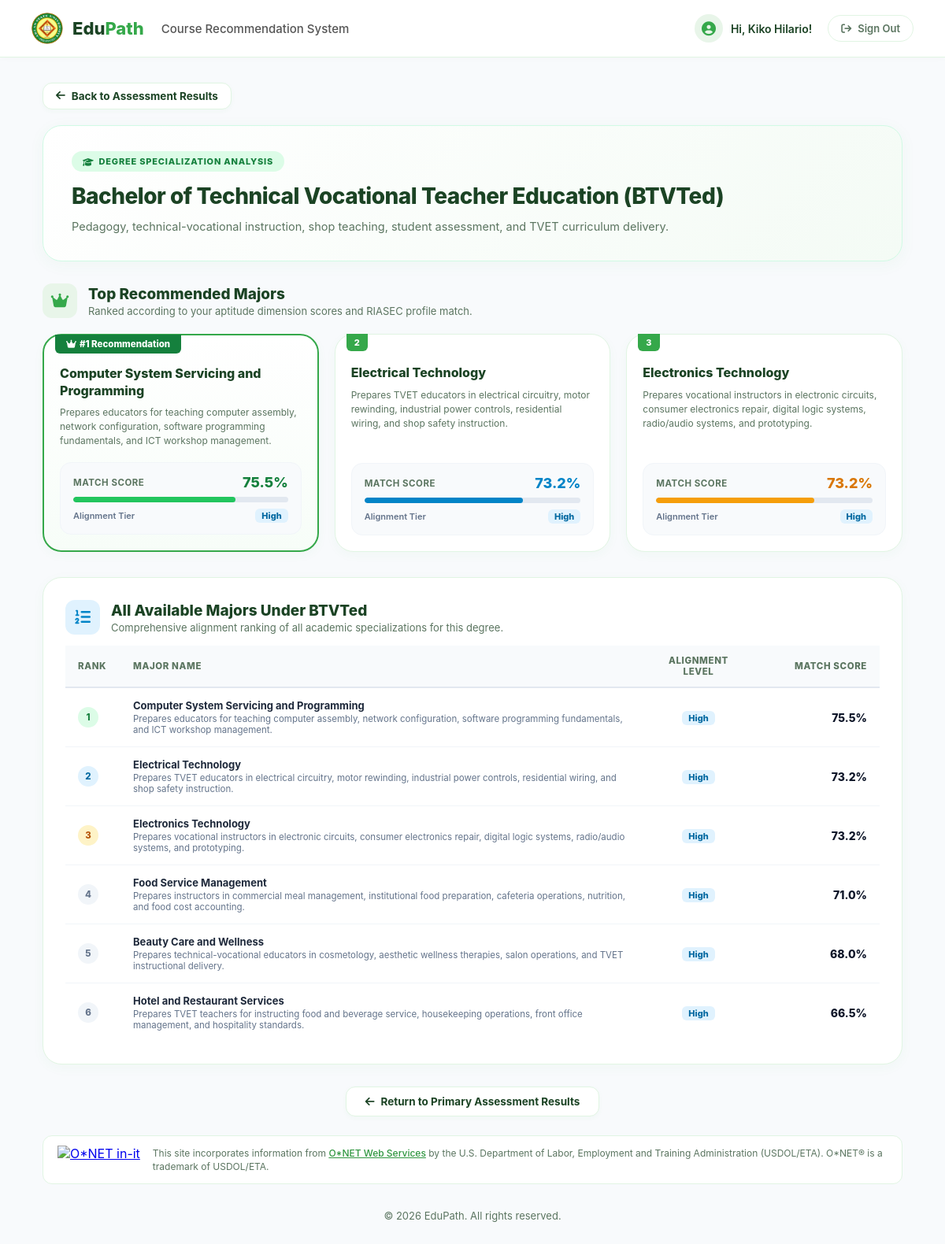
The page /results/majors/7/ (signed in) on the database its author committed.
### assessment/models.py (models this page shows, shortened)
class StudentProfile(models.Model):
    id = models.AutoField(primary_key=True, verbose_name="ID")
    user = models.OneToOneField(
        settings.AUTH_USER_MODEL,
        on_delete=models.CASCADE,
        related_name='student_profile',
        verbose_name="User"
    )
    username = models.CharField(max_length=150, blank=True, null=True, unique=True, verbose_name="Username")
    full_name = models.CharField(max_length=128, blank=True, null=True, verbose_name="Full Name")
    date_of_birth = models.DateField(blank=True, null=True, verbose_name="Date of Birth")
    age = models.PositiveIntegerField(blank=True, null=True, verbose_name="Age")
    sex = models.CharField(max_length=20, blank=True, null=True, verbose_name="Sex")
    gwa = models.DecimalField(
        max_digits=5,
        decimal_places=2,
        blank=True,
        null=True,
        validators=[MinValueValidator(0.00), MaxValueValidator(100.00)],
        verbose_name="General Weighted Average (GWA)"
    )
    security_question = models.CharField(max_length=255, blank=True, null=True, verbose_name="Security Question")
    security_answer = models.CharField(max_length=255, blank=True, null=True, verbose_name="Security Answer")
    last_date_taken = models.DateTimeField(blank=True, null=True, verbose_name="Last Date Taken")
    class Meta:
        verbose_name_plural = "Student Profiles"
        unique_together = ('full_name', 'username')

### customization/models.py (models this page shows, shortened)
class Program(models.Model):
    program_id = models.AutoField(primary_key=True)
    program_name = models.CharField(max_length=255)
    abbreviation = models.CharField(max_length=30, unique=True)
    description = models.TextField()
    min_gwa = models.DecimalField(
        max_digits=5,
        decimal_places=2,
        null=True,
        blank=True,
        verbose_name="Minimum GWA Cutoff",
        help_text="Optional minimum GWA required for admission/recommendation (e.g., 85.00). Students with GWA below this value are disqualified."
    )
    created_at = models.DateTimeField(auto_now_add=True)
    updated_at = models.DateTimeField(auto_now=True)

class Major(models.Model):
    major_id = models.AutoField(primary_key=True)
    program = models.ForeignKey(
        'customization.Program',
        on_delete=models.CASCADE,
        related_name='majors',
        verbose_name="Program"
    )
    name = models.CharField(max_length=255, verbose_name="Major Name")
    description = models.TextField(blank=True, null=True, verbose_name="Description")
    created_at = models.DateTimeField(auto_now_add=True)
    updated_at = models.DateTimeField(auto_now=True)
    class Meta:
        verbose_name = "Major"
        verbose_name_plural = "Majors"
        ordering = ['program', 'name']

class ScoreInterpretation(models.Model):
    TIER_CHOICES = [(tier[0], tier[0]) for tier in DEFAULT_SCORE_TIERS]
    id = models.AutoField(primary_key=True, verbose_name="ID")
    label = models.CharField(max_length=50, unique=True, choices=TIER_CHOICES, verbose_name="Label")
    min_score = models.DecimalField(max_digits=5, decimal_places=2, verbose_name="Minimum Score")
    max_score = models.DecimalField(max_digits=5, decimal_places=2, verbose_name="Maximum Score")
    class Meta:
        verbose_name = "Score Interpretation Config"
        verbose_name_plural = "Score Interpretation Config"

### assessment/views.py (the view)
# urls.py: path('results/majors/<int:program_id>/', views.major_recommendations, name='major_recommendations'),
@login_required(login_url='signin')
def major_recommendations(request, program_id):
    student_profile = getattr(request.user, 'student_profile', None)
    if not student_profile:
        return redirect('dashboard')
    assessment_result = getattr(student_profile, 'assessment_result', None)
    if not assessment_result:
        assessment_result = calculate_and_save_assessment_results(student_profile)
    program = get_object_or_404(Program, pk=program_id)
    if not program.majors.exists():
        return redirect('result')
    aptitude_scores = {
        'numerical_score': assessment_result.numerical_score,
        'logical_score': assessment_result.logical_score,
        'problem_solving_score': assessment_result.problem_solving_score,
        'spatial_score': assessment_result.spatial_score,
        'technical_score': assessment_result.technical_score,
        'verbal_score': assessment_result.verbal_score,
    }
    riasec_scores = {
        'r_score': assessment_result.r_score,
        'i_score': assessment_result.i_score,
        'a_score': assessment_result.a_score,
        's_score': assessment_result.s_score,
        'e_score': assessment_result.e_score,
        'c_score': assessment_result.c_score,
        'riasec_code': assessment_result.riasec_code,
    }
    major_analysis = calculate_major_recommendations(
        student_profile=student_profile,
        program=program,
        aptitude_scores=aptitude_scores,
        riasec_scores=riasec_scores,
    )
    return render(request, 'assessment/major_result.html', {
        'program': program,
        'result': assessment_result,
        'top_majors': major_analysis['top_majors'],
        'all_majors': major_analysis['all_majors'],
    })

### templates/assessment/major_result.html (shortened to what this page needs)
{% extends 'assessment/base.html' %}
{% load static %}
{% block css %}
  <link rel="stylesheet" href="{% static 'css/major-result.css' %}">
{% endblock %}
{% block content %}
    <div class="back-nav">
      <a href="{% url 'result' %}" class="back-link">
        <i class="fa-solid fa-arrow-left"></i> Back to Assessment Results
      </a>
    </div>
    <section class="major-hero-card">
      <div class="major-badge">
        <i class="fa-solid fa-graduation-cap"></i> Degree Specialization Analysis
      </div>
      <h1 class="major-hero-title">
        {{ program.program_name }} {% if program.abbreviation %}({{ program.abbreviation }}){% endif %}
      </h1>
      <p class="major-hero-desc">
        {{ program.description|default:"Explore recommended specializations and majors aligned with your cognitive aptitudes and personal career preferences." }}
      </p>
    </section>
    <section>
      <div class="section-header-wrap">
        <div class="section-title-group">
          <div class="section-icon-box">
            <i class="fa-solid fa-crown"></i>
          </div>
          <div>
            <h3>Top Recommended Majors</h3>
            <p>Ranked according to your aptitude dimension scores and RIASEC profile match.</p>
          </div>
        </div>
      </div>
      <div class="majors-grid">
        {% for item in top_majors %}
        <div class="major-card {% if item.rank == 1 %}rank-1-card featured-card{% endif %}">
          {% if item.rank == 1 %}
            <div class="rank-tag tag-featured"><i class="fa-solid fa-crown"></i> #1 Recommendation</div>
          {% elif item.rank == 2 %}
            <div class="rank-tag tag-2">2</div>
          {% elif item.rank == 3 %}
            <div class="rank-tag tag-3">3</div>
          {% else %}
            <div class="rank-tag tag-other">{{ item.rank }}</div>
          {% endif %}
          <div class="major-card-body">
            <h4 class="major-name">{{ item.major.name }}</h4>
            <p class="major-description">{{ item.major.description|default:"Specialized major curriculum aligned with your assessed skill strengths and interests." }}</p>
          </div>
          <div class="major-match-box">
            <div class="match-stats-row">
              <span class="match-label">Match Score</span>
              <span class="match-pct {% if item.rank == 1 %}pct-green{% elif item.rank == 2 %}pct-blue{% else %}pct-yellow{% endif %}">
                {{ item.match_score }}%
              </span>
            </div>
            <div class="match-bar-track">
              <div class="match-bar-fill {% if item.rank == 1 %}fill-green{% elif item.rank == 2 %}fill-blue{% else %}fill-yellow{% endif %}" style="width: {{ item.match_score }}%;"></div>
            </div>
            <div class="alignment-tag-row">
              <span style="font-size: 11px; color: #64748b; font-weight: 600;">Alignment Tier</span>
              <span class="alignment-tier-badge {% if item.alignment_level == 'Very High' %}tier-very-high{% elif item.alignment_level == 'High' %}tier-high{% elif item.alignment_level == 'Moderate' %}tier-moderate{% else %}tier-low{% endif %}">
                {{ item.alignment_level }}
              </span>
            </div>
          </div>
        </div>
        {% empty %}
        <p style="color: #64748b; font-style: italic;">No majors currently registered for this program.</p>
        {% endfor %}
      </div>
    </section>
    {% if all_majors|length > 3 %}
    <section class="all-majors-card">
      <div class="section-header-wrap" style="margin-bottom: 12px;">
        <div class="section-title-group">
          <div class="section-icon-box" style="background: #e0f2fe; color: #0284c7;">
            <i class="fa-solid fa-list-ol"></i>
          </div>
          <div>
            <h3>All Available Majors Under {{ program.abbreviation }}</h3>
            <p>Comprehensive alignment ranking of all academic specializations for this degree.</p>
          </div>
        </div>
      </div>
      <table class="majors-table">
        <thead>
          <tr>
            <th style="width: 70px;">Rank</th>
            <th>Major Name</th>
            <th style="width: 140px; text-align: center;">Alignment Level</th>
            <th style="width: 160px; text-align: right;">Match Score</th>
          </tr>
        </thead>
        <tbody>
          {% for item in all_majors %}
          <tr>
            <td>
              <span class="table-rank-pill {% if item.rank == 1 %}rank-pill-1{% elif item.rank == 2 %}rank-pill-2{% elif item.rank == 3 %}rank-pill-3{% else %}rank-pill-other{% endif %}">
                {{ item.rank }}
              </span>
            </td>
            <td>
              <div style="font-weight: 700; color: #1e293b; margin-bottom: 2px;">{{ item.major.name }}</div>
              {% if item.major.description %}
              <div style="font-size: 11.5px; color: #64748b;">{{ item.major.description }}</div>
              {% endif %}
            </td>
            <td style="text-align: center;">
              <span class="alignment-tier-badge {% if item.alignment_level == 'Very High' %}tier-very-high{% elif item.alignment_level == 'High' %}tier-high{% elif item.alignment_level == 'Moderate' %}tier-moderate{% else %}tier-low{% endif %}">
                {{ item.alignment_level }}
              </span>
            </td>
            <td style="text-align: right;">
              <span style="font-weight: 800; font-size: 14px; color: #0f172a;">{{ item.match_score }}%</span>
            </td>
          </tr>
          {% endfor %}
        </tbody>
      </table>
    </section>
    {% endif %}
    <div style="margin-top: 28px; text-align: center;">
      <a href="{% url 'result' %}" class="back-link" style="display: inline-flex; padding: 10px 24px;">
        <i class="fa-solid fa-arrow-left"></i> Return to Primary Assessment Results
      </a>
    </div>
{% endblock %}

### templates/assessment/base.html (shortened to what this page needs)
{% load static %}
<!DOCTYPE html>
<html lang="en">
<head>
    <link rel="stylesheet" href="https://cdnjs.cloudflare.com/ajax/libs/font-awesome/6.4.0/css/all.min.css">
    <link rel="stylesheet" href="{% static 'css/common.css' %}">
    <link rel="stylesheet" href="{% static 'css/assessment.css' %}">
    {% block css %}{% endblock %}
</head>
<body>
    <header class="header">
        <a href="{% url 'dashboard' %}" class="brand" style="text-decoration: none;">
            <img src="{% static 'img/asu-logo.jpg' %}" alt="EduPath Logo" class="logo">
            <span class="brand-name">Edu<span class="text-bold" style="color: #35a84a;">Path</span></span>
            <span style="color: #555; font-size: 15px; margin-left: 10px; font-weight: 500;">Course Recommendation System</span>
        </a>
        <div class="header-actions">
            <div class="student-profile">
                <div class="avatar"><i class="fa-solid fa-circle-user"></i></div>
                <span>Hi, {{ student_name|default:user.student_profile.full_name|default:user.first_name|default:user.username|default:"Student"|title }}!</span>
            </div>
            <button class="sign-out" onclick="window.location.href='{% url 'signout' %}'">
                <i class="fa-solid fa-arrow-right-from-bracket"></i>
                <span>Sign Out</span>
            </button>
        </div>
    </header>
    <main class="container">
        {% block body %}
        {% block content %}{% endblock %}
        {% endblock %}
        <section class="credit-banner">
            <div class="credit-icon-box">
                <a href="https://services.onetcenter.org/" target="_blank" rel="noopener noreferrer" title="This site incorporates information from O*NET Web Services. Click to learn more."><img src="https://www.onetcenter.org/image/link/onet-in-it.svg" alt="O*NET in-it"></a>
            </div>
            <div class="credit-text">
                This site incorporates information from <a href="https://services.onetcenter.org/">O*NET Web Services</a> by the U.S. Department of Labor, Employment and Training Administration (USDOL/ETA). O*NET&reg; is a trademark of USDOL/ETA.
            </div>
        </section>
        <footer>
            <p>© 2026 EduPath. All rights reserved.</p>
        </footer>
    </main>
</body>
</html>

### rows shown on the page
Program: program_name "Bachelor of Technical Vocational Teacher Education", abbreviation "BTVTed", description "Pedagogy, technical-vocational instruction, shop teaching, student assessment, and TVET curriculum delivery."
Major: shows "#1 Recommendation", major.name "Computer System Servicing and Programming", major.description "Prepares educators for teaching computer assembly, network configuration, software programming fundamentals, and ICT workshop management.", match_score "75.5", alignment_level "High", rank "1"
Major: shows "2", major.name "Electrical Technology", major.description "Prepares TVET educators in electrical circuitry, motor rewinding, industrial power controls, residential wiring, and shop safety instruction.", match_score "73.2", alignment_level "High", rank "2"
Major: shows "3", major.name "Electronics Technology", major.description "Prepares vocational instructors in electronic circuits, consumer electronics repair, digital logic systems, radio/audio systems, and prototyping.", match_score "73.2", alignment_level "High", rank "3"
Major: rank "4", major.name "Food Service Management", major.description "Prepares instructors in commercial meal management, institutional food preparation, cafeteria operations, nutrition, and food cost accounting.", alignment_level "High", match_score "71.0"
Major: rank "5", major.name "Beauty Care and Wellness", major.description "Prepares technical-vocational educators in cosmetology, aesthetic wellness therapies, salon operations, and TVET instructional delivery.", alignment_level "High", match_score "68.0"
Major: rank "6", major.name "Hotel and Restaurant Services", major.description "Prepares TVET teachers for instructing food and beverage service, housekeeping operations, front office management, and hospitality standards.", alignment_level "High", match_score "66.5"
